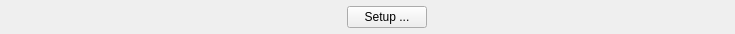
<?xml version="1.0" encoding="UTF-8"?>
<ui version="4.0">
 <class>ParametersToolForm</class>
 <widget class="QWidget" name="ParametersToolForm">
  <property name="geometry">
   <rect>
    <x>0</x>
    <y>0</y>
    <width>735</width>
    <height>34</height>
   </rect>
  </property>
  <property name="windowTitle">
   <string>Form</string>
  </property>
  <layout class="QGridLayout" name="gridLayout">
   <property name="leftMargin">
    <number>0</number>
   </property>
   <property name="topMargin">
    <number>0</number>
   </property>
   <property name="rightMargin">
    <number>0</number>
   </property>
   <property name="bottomMargin">
    <number>0</number>
   </property>
   <item row="0" column="0">
    <layout class="QHBoxLayout" name="horizontalLayout">
     <item>
      <layout class="QGridLayout" name="parGridLayout">
       <property name="sizeConstraint">
        <enum>QLayout::SetDefaultConstraint</enum>
       </property>
      </layout>
     </item>
     <item>
      <spacer name="horizontalSpacer">
       <property name="orientation">
        <enum>Qt::Horizontal</enum>
       </property>
       <property name="sizeType">
        <enum>QSizePolicy::Maximum</enum>
       </property>
       <property name="sizeHint" stdset="0">
        <size>
         <width>40</width>
         <height>20</height>
        </size>
       </property>
      </spacer>
     </item>
     <item>
      <widget class="QPushButton" name="setupPushButton">
       <property name="sizePolicy">
        <sizepolicy hsizetype="Maximum" vsizetype="Fixed">
         <horstretch>0</horstretch>
         <verstretch>0</verstretch>
        </sizepolicy>
       </property>
       <property name="toolTip">
        <string>&lt;html&gt;&lt;head/&gt;&lt;body&gt;&lt;p&gt;change a list of tango detector attributes&lt;/p&gt;&lt;/body&gt;&lt;/html&gt;</string>
       </property>
       <property name="text">
        <string>Setup ...</string>
       </property>
      </widget>
     </item>
    </layout>
   </item>
  </layout>
 </widget>
 <tabstops>
  <tabstop>setupPushButton</tabstop>
 </tabstops>
 <resources/>
 <connections/>
</ui>
